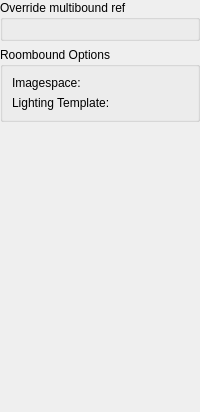
     <widget class="QWidget" name="pageRendering">
      <layout class="QGridLayout" name="gridLayout_23">
       <property name="leftMargin">
        <number>0</number>
       </property>
       <property name="topMargin">
        <number>0</number>
       </property>
       <property name="rightMargin">
        <number>0</number>
       </property>
       <property name="bottomMargin">
        <number>0</number>
       </property>
       <item row="0" column="0">
        <widget class="QGroupBox" name="xMultiboundRefGroupbox">
         <property name="whatsThis">
          <string>Some in-game environments are divided into &quot;multibounds&quot; or &quot;roombounds,&quot; such thata ref will only be rendered if the camera is inside of whatever bound the ref is associated with. By default, refs are associated with whatever bound their pivot point lies inside of. You can override that and associate this ref with a specific bound.</string>
         </property>
         <property name="title">
          <string>Override multibound ref</string>
         </property>
         <layout class="QGridLayout" name="gridLayout_22">
          <item row="0" column="0">
           <widget class="DKObjectReferencePicker" name="xMultiboundRef"/>
          </item>
         </layout>
        </widget>
       </item>
       <item row="2" column="0">
        <spacer name="verticalSpacer_9">
         <property name="orientation">
          <enum>Qt::Vertical</enum>
         </property>
         <property name="sizeHint" stdset="0">
          <size>
           <width>20</width>
           <height>290</height>
          </size>
         </property>
        </spacer>
       </item>
       <item row="1" column="0">
        <widget class="QGroupBox" name="xRoomboundGroupbox">
         <property name="whatsThis">
          <string>These options are only applicable to roombound markers. You can set different lighting parameters for each room in an in-game environment.</string>
         </property>
         <property name="title">
          <string>Roombound Options</string>
         </property>
         <layout class="QGridLayout" name="gridLayout_24">
          <item row="0" column="0">
           <widget class="QLabel" name="label_34">
            <property name="text">
             <string>Imagespace:</string>
            </property>
            <property name="buddy">
             <cstring>xRoomboundImagespace</cstring>
            </property>
           </widget>
          </item>
          <item row="1" column="0">
           <widget class="QLabel" name="label_35">
            <property name="text">
             <string>Lighting Template:</string>
            </property>
            <property name="buddy">
             <cstring>xRoomboundLightingTemplate</cstring>
            </property>
           </widget>
          </item>
          <item row="0" column="1">
           <widget class="DKFormPicker" name="xRoomboundImagespace"/>
          </item>
          <item row="1" column="1">
           <widget class="DKFormPicker" name="xRoomboundLightingTemplate"/>
          </item>
         </layout>
        </widget>
       </item>
      </layout>
     </widget>
